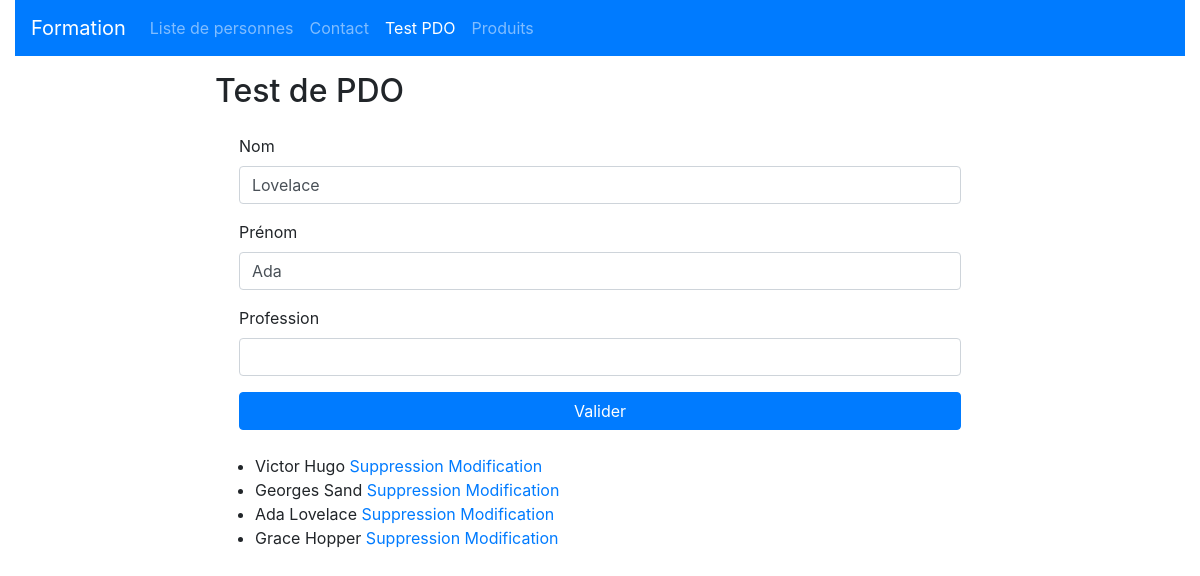
Page /?page=pdo&id=3 on the committed database.
### tables this page shows
CREATE TABLE persons (
    id SMALLINT UNSIGNED AUTO_INCREMENT,
    person_name VARCHAR(30) NOT NULL,
    first_name VARCHAR(30),
    profession_id TINYINT UNSIGNED NOT NULL,
    PRIMARY KEY (id),
    CONSTRAINT persons_to_professions
        FOREIGN KEY (profession_id)
        REFERENCES professions(id)
);

### controllers/pdoController.php (called while the page is built, shortened)
<?php
$pdo = getPDO();
 $isPosted = filter_has_var(INPUT_POST, "submit");
$id = filter_input(INPUT_GET, "id", FILTER_SANITIZE_NUMBER_INT);
if($id >0 && ! $isPosted){
    try {
        $sql = "SELECT * FROM persons WHERE id=$id";
        $request = $pdo->query($sql);
        $person = $request->fetch();
    } catch (PDOException $e){
        $pageTitle = "Erreur";
        $errorMessage = "Une erreur empêche la lecture de infos d'une personne sur la base de données";
        $content = "../views/error.php";
        require "../views/baseLayout.php";
        die;
    }
}
try {
    $personList = getDataFromQuery("SELECT * FROM persons", $pdo);
    $pageTitle = "Test de PDO";
} catch(PDOException $e){
    $pageTitle = "Erreur";
    $errorMessage = "Une erreur empêche la requête sur la base de données";
    $content = "../views/error.php";
}
require "../views/baseLayout.php";

### www/index.php (called while the page is built, shortened)
<?php
require "../libs/database.php";
$controller = filter_input(INPUT_GET, "page") ?? "home";
$url = "../controllers/{$controller}Controller.php";
require $url;

### libs/database.php (called while the page is built, shortened)
<?php
function getDataFromQuery($sql, $pdo): Array {
    $request = $pdo->query($sql);
    $data = $request->fetchAll(PDO::FETCH_ASSOC);
    return $data;
}

### views/pdo.php (the view)
<h2><?= $pageTitle ?></h2>
<form method="post" class="m-4">
    <div class="form-group">
        <label>Nom</label>
        <input type="text" class="form-control" name="personName"
        value="<?= $person["person_name"] ?? "" ?>">
    </div>
    <div class="form-group">
        <label>Prénom</label>
        <input type="text" class="form-control" name="firstName"
        value="<?= $person["first_name"] ?? "" ?>">
    </div>
    <div class="form-group">
        <label>Profession</label>
        <input type="text" class="form-control" name="profession"
        value="<?= $person["profession"] ?? "" ?>">
    </div>
    <button type="submit" name="submit" class="btn btn-primary btn-block">
        Valider
    </button>
</form>
<ul>
    <?php foreach($personList as $person): ?>
        <li>
            <?= $person["first_name"]. " " . $person["person_name"] ?>
            <a href="/?page=personDelete&id=<?= $person['id']?>">
                Suppression
            </a>
            <a href="/?page=pdo&id=<?= $person['id']?>">
                Modification
            </a>
        </li>
    <?php endforeach ?>
</ul>

### rows in the picture
persons: personName "Lovelace", firstName "Ada", first_name "Ada", person_name "Lovelace"
persons: first_name "Victor", person_name "Hugo"
persons: first_name "Georges", person_name "Sand"
persons: first_name "Grace", person_name "Hopper"

### other values in the picture
$label "Liste de personnes"
$label "Contact"
$label "Test PDO"
$label "Produits"
$pageTitle "Test de PDO"
